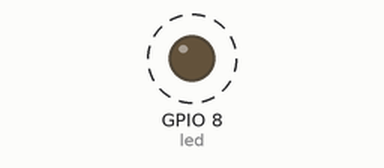
Bench run of a program on a simulated ESP32 board running MicroPython. On the bench: output pins drawn as LEDs (lit = HIGH). Dashed ring = blinking. What the program prints to the serial console is not drawn.

Above: at 0.5 s.
Timing chart, 0 to 4.6 s (numbered marks = the images above):
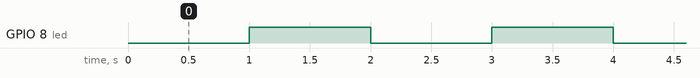

Measured:
- by itself, GPIO 8 (led): alternates HIGH for 1.0 s and LOW for 1.0 s

The program:

main.py
```python
import machine
#object fof led
led =machine.Pin(8,machine.Pin.OUT)
#object for timer
timer0 = machine.Timer(0)

#method for handling ISR of timer
def timer0_isr(t):
    led.value(not led.value())
    print("LED IS ON" if led.value() else "LED IS OFF")

#set the timer mode (intialize timer)
#timer can be start using timer0.start() and
#it can be stopped using timer0.stop() methods
#timer automatically starts with the initialization

timer0.init(mode=machine.Timer.PERIODIC, period=1000, callback=timer0_isr)

while True:
    try:
        pass
    except KeyboardInterrupt:
        timer0.stop()
        print("EXIT!!")
        break
```
